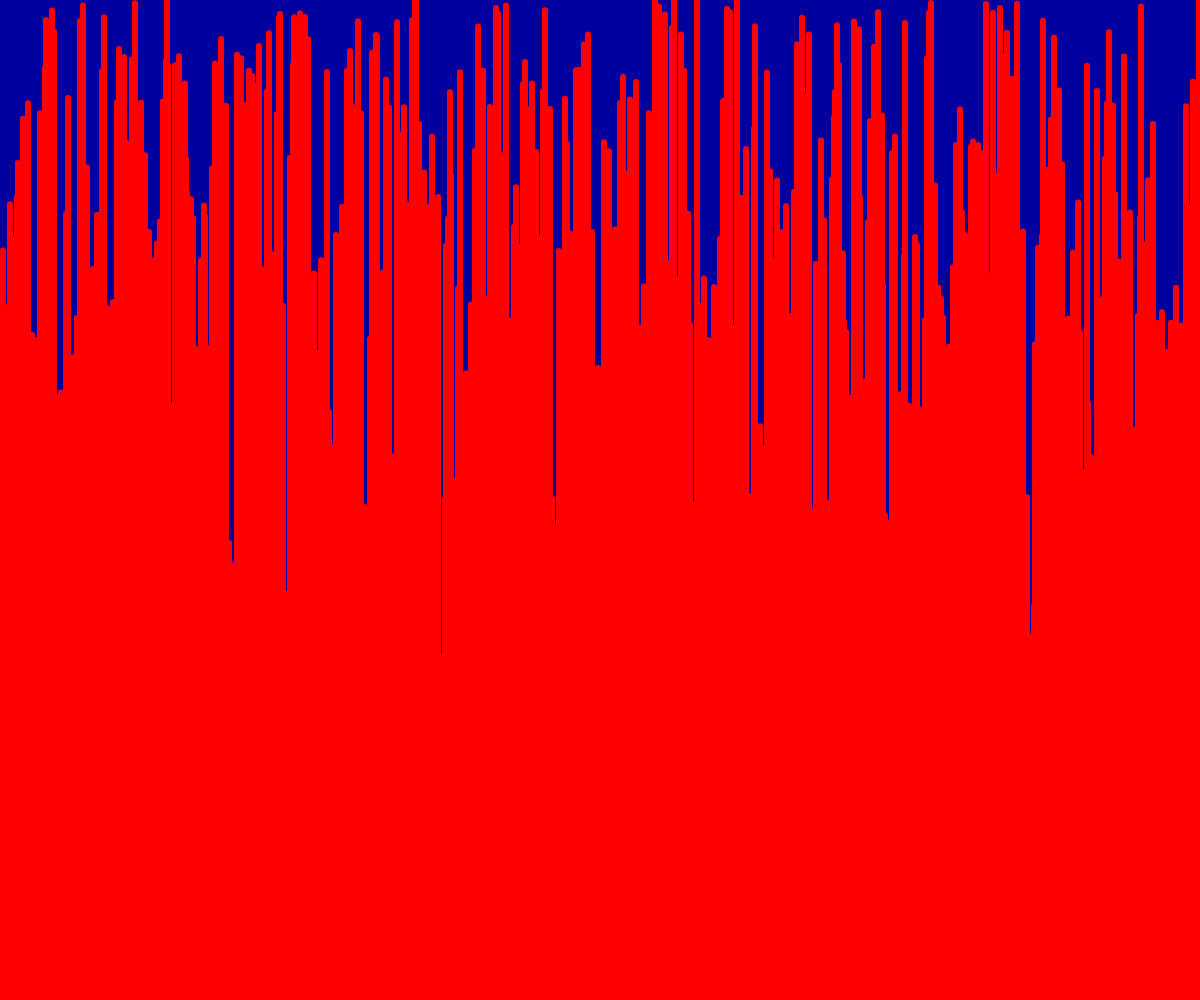
Frame 1 (no input)
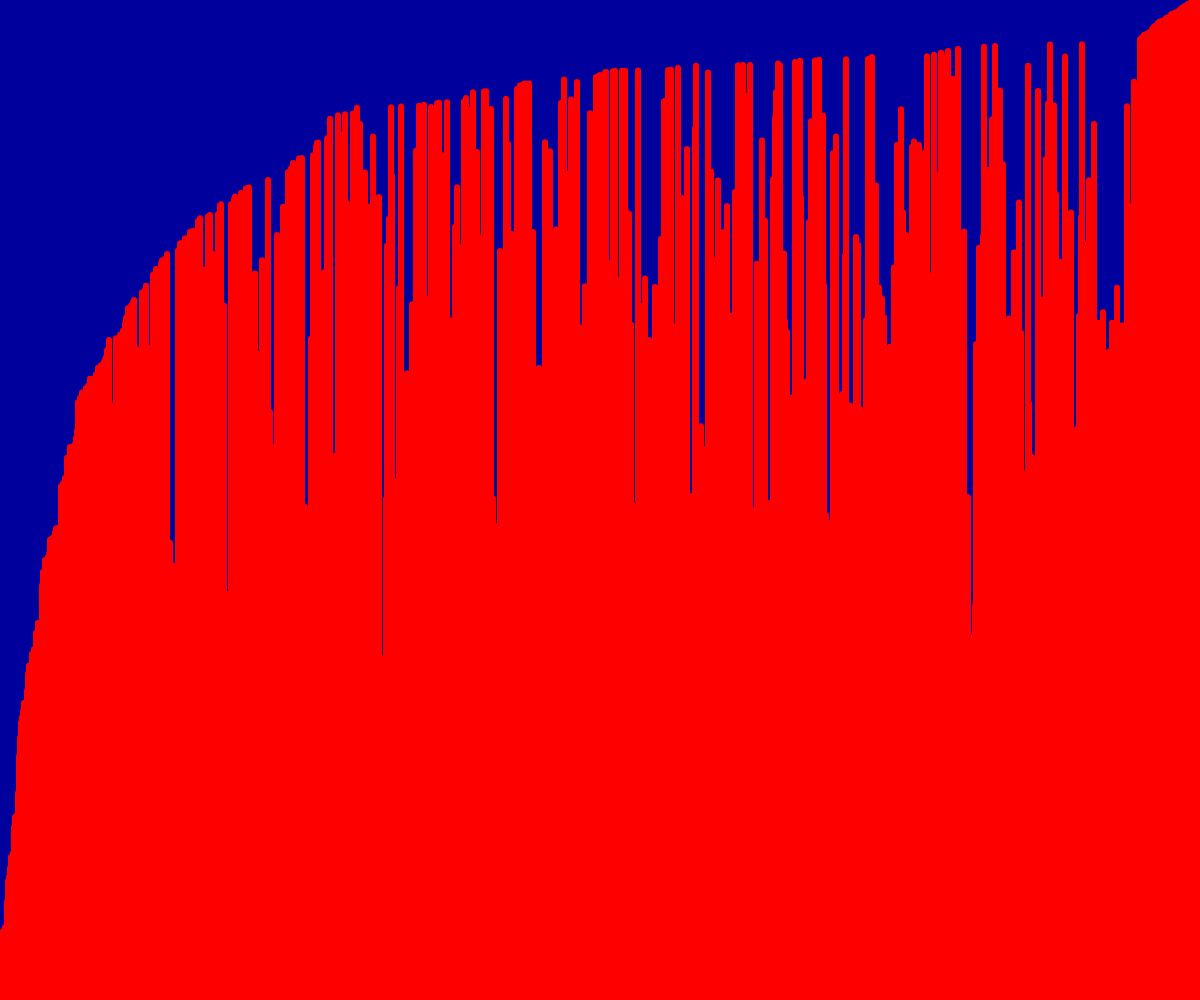
Frame 60 (no input)
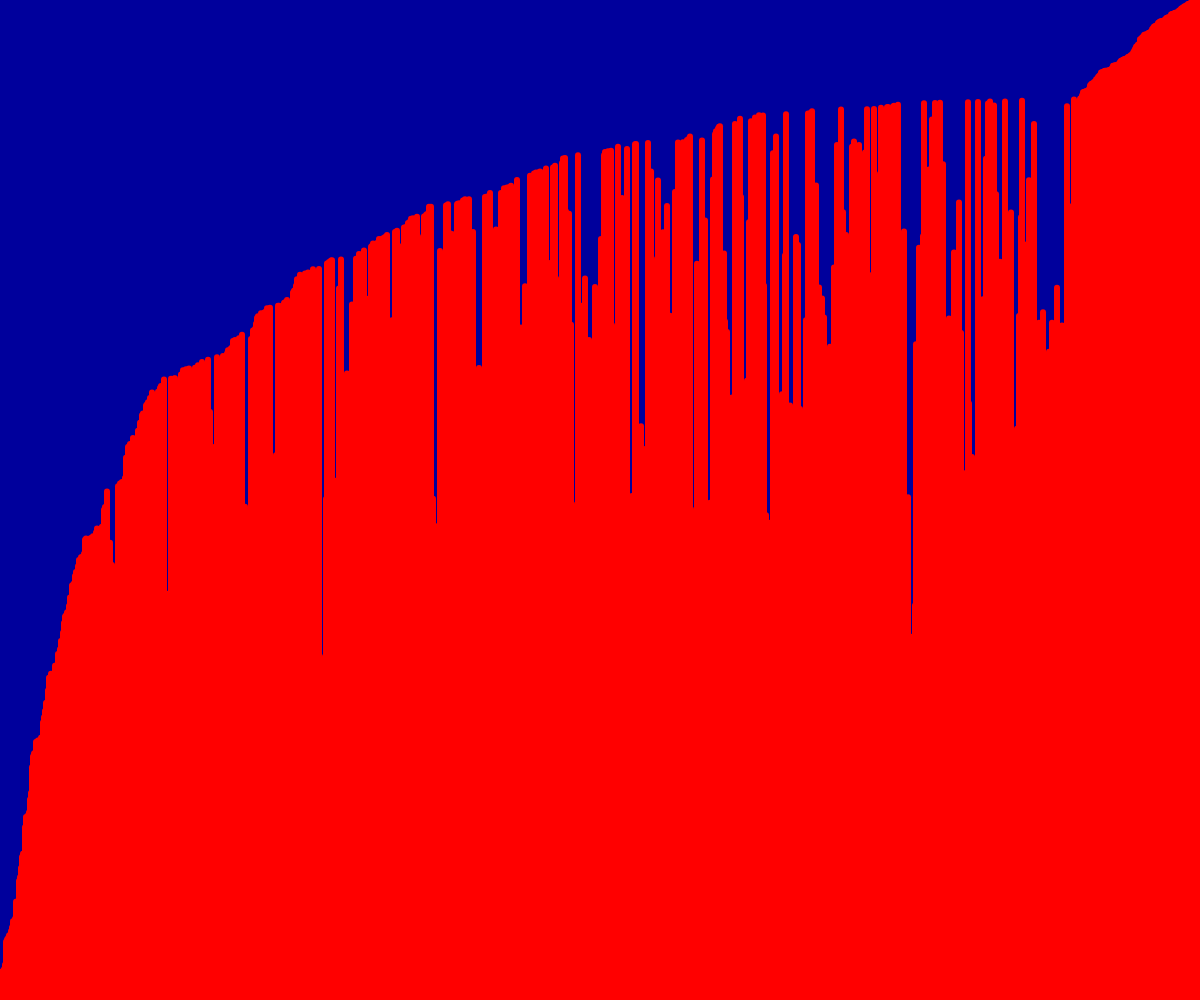
Frame 120 (the mouse pressed at the canvas centre since frame 60)

The p5.js sketch that drew these frames (run headless with seeded random() and noise() and a simulated clock; from frame 60 on, the mouse is pressed at the canvas centre):

// p5.js sketch
// ── sketch.js
function nextGap(gap){
  gap = gap/1.3;
  if(gap <= 1){ return 1;}
  return gap;
}


let values = [];

let i = 0;
let j = 0;
let gap = 0;
function setup() {
  createCanvas(window.innerWidth, window.innerHeight);
  values = new Array(width);
  for (let i = 0; i < values.length; i++) {
    values[i] = random(height);
    //values[i] = noise(i/100.0)*height;
  }
  gap = values.length;
}

function draw() {
  background(0,0,156);
  let swapped = true;
  if (i < values.length) {
    while(gap > 1|| swapped){
      //console.log(swapped);
      gap = nextGap(gap);
      //console.log(gap);
      swapped = false
      //console.log(swapped);

      for (let j = 0; j < values.length -gap; j++) {
        let a = values[j];
        let b = values[j + gap];
        if (a > b) {
          
          swap(values, j, j + gap);  
        }
      }
      
    } 
      i++;
     
      
    }else {
       console.log("finished");
       noLoop();
     }
    

  for (let i = 0; i < values.length; i++) {
    stroke(255,0,0);
    strokeWeight(6);
    line(i, height, i, height - values[i]);
    //line();
  }
}

function swap(arr, a, b) {
  let temp = arr[a];
  arr[a] = arr[b];
  arr[b] = temp;
  
}
